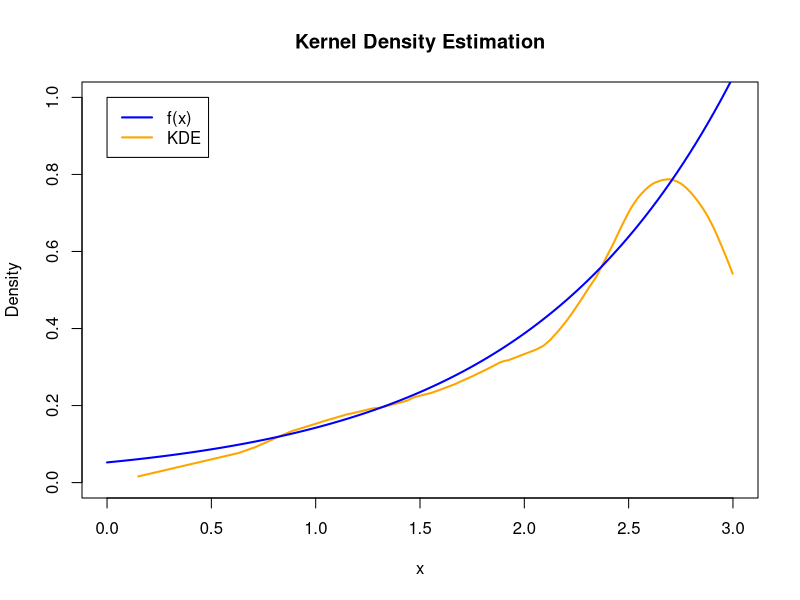

Write the R code that produced this figure.
# calculates the value of the Epanechnikov kernel
epanechnikov <- function(x) {
  result <- 0
  if (abs(x) <= 1) {
    result <- 3/4*(1-x**2)
  }
  return (result)
}


# finds optimal h maximizing cross-validated likelihood
find_hopt <- function(x, h_values, kernel) {
  n <- length(x)
  ML <- -Inf
  hopt <- h_values[1]
  for (h in h_values) {
    # calculate cross validated likelihood for h
    L <- 0
    for (i in 1:n) {
      # calculate kernel values without xi
      k <- sapply((x[-i]-x[i])/h, kernel)
      L <- L + log(sum(k))
    }
    L <- 1/n*L - log((n-1)*h)
    
    # check if likelihood is greater
    if (L > ML) {
      ML <- L
      hopt <- h
    }
  }
  return (hopt)
}


# KDE given a sample x
KDE <- function(x, h, kernel) {
  n <- length(x)
  f_est <- rep(NA, n)
  for (i in 1:n) {
    k <- sapply((x-x[i])/h, kernel)
    f_est[i] <- 1/(n*h)*sum(k)
  }
  return (f_est)
}


# f(x)
f <- function(x) {
  return (exp(x)/(exp(3)-1))
}



# inverse transform sampling
u <- runif(100, 0, 1)
x <- log((exp(3)-1)*u + 1)


# find optimal h
hopt <- find_hopt(x, seq(0.01, 0.5, 0.01), epanechnikov)
hopt


# plot estimation of f(x) along with f(x)
plot(sort(x), KDE(sort(x), hopt, epanechnikov), type="l", col="orange", lwd=2, 
     main="Kernel Density Estimation", xlab="x", ylab="Density", xlim=c(0, 3), 
     ylim=c(0, 1))
curve(f, add=TRUE, col="blue", lwd=2)
legend(0,1,c("f(x)", "KDE"), lwd=c(2,2), col=c("blue", "orange"))






